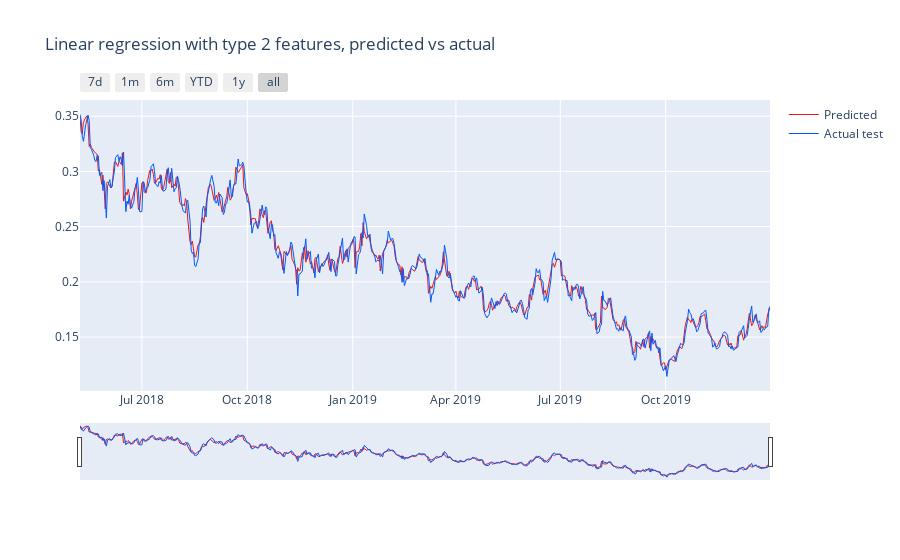

The notebook cell saved with this chart:
### Code cell
draw_graph(lr_df_t2, ["Predicted", "Actual test"], ["#eb1717","#0059ff"], "Linear regression with type 2 features, predicted vs actual")

### Figure 1 — Plotly figure (JSON) as saved in the notebook; plotly's stock layout.template omitted (floating-point values rounded to 4 significant figures; data arrays with more than 128 entries replaced by an {"elided": "..."} marker saying what was removed)
{"data": [{"line": {"width": 1}, "marker": {"color": "#eb1717"}, "mode": "lines", "name": "Predicted", "type": "scatter", "x": {"elided": "517 str values"}, "y": {"elided": "517 float values"}, "yaxis": "y"}, {"line": {"width": 1}, "marker": {"color": "#0059ff"}, "mode": "lines", "name": "Actual test", "type": "scatter", "x": {"elided": "517 str values"}, "y": {"elided": "517 float values"}, "yaxis": "y"}], "layout": {"title": {"text": "Linear regression with type 2 features, predicted vs actual"}, "xaxis": {"rangeselector": {"buttons": [{"count": 7, "label": "7d", "step": "day", "stepmode": "backward"}, {"count": 1, "label": "1m", "step": "month", "stepmode": "backward"}, {"count": 6, "label": "6m", "step": "month", "stepmode": "backward"}, {"count": 1, "label": "YTD", "step": "year", "stepmode": "todate"}, {"count": 1, "label": "1y", "step": "year", "stepmode": "backward"}, {"step": "all"}]}, "rangeslider": {"visible": true}, "type": "date"}, "yaxis2": {"side": "right", "tickmode": "auto", "title": {"text": "Normalized value"}}}}
